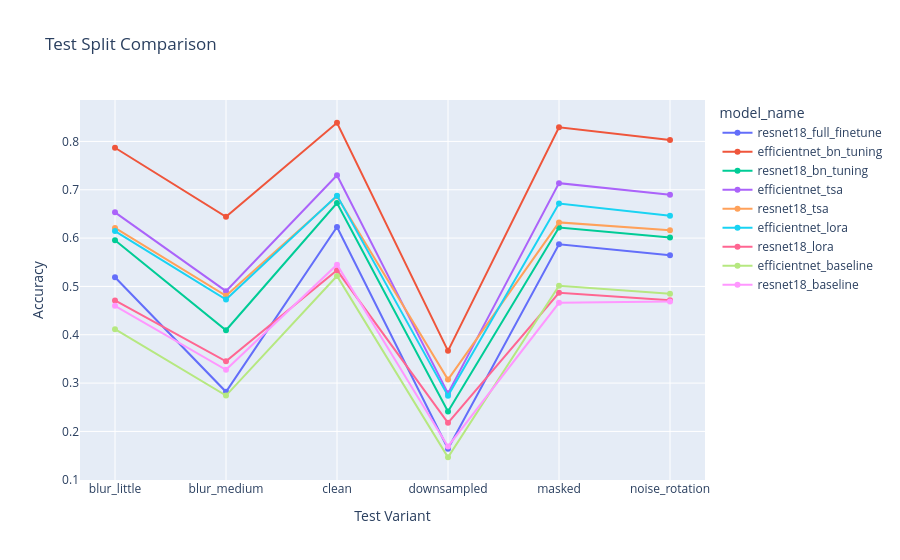

Source (notebook cell):
### Markdown cell above
## Step 4) Visualization: test variant comparison (workflow)

### Code cell
_ = plot_test_split_comparison_interactive(test_split_json_paths)

### Figure 1 — Plotly figure (JSON) as saved in the notebook; plotly's stock layout.template omitted (floating-point values rounded to 4 significant figures)
{"data": [{"hovertemplate": "model_name=resnet18_full_finetune<br>split=%{x}<br>accuracy=%{y}<extra></extra>", "legendgroup": "resnet18_full_finetune", "line": {"color": "#636efa", "dash": "solid"}, "marker": {"symbol": "circle"}, "mode": "lines+markers", "name": "resnet18_full_finetune", "orientation": "v", "showlegend": true, "type": "scatter", "x": ["blur_little", "blur_medium", "clean", "downsampled", "masked", "noise_rotation"], "xaxis": "x", "y": [0.519, 0.2819, 0.6228, 0.1642, 0.587, 0.5647], "yaxis": "y"}, {"hovertemplate": "model_name=efficientnet_bn_tuning<br>split=%{x}<br>accuracy=%{y}<extra></extra>", "legendgroup": "efficientnet_bn_tuning", "line": {"color": "#EF553B", "dash": "solid"}, "marker": {"symbol": "circle"}, "mode": "lines+markers", "name": "efficientnet_bn_tuning", "orientation": "v", "showlegend": true, "type": "scatter", "x": ["blur_little", "blur_medium", "clean", "downsampled", "masked", "noise_rotation"], "xaxis": "x", "y": [0.7869, 0.6439, 0.8386, 0.3667, 0.8291, 0.803], "yaxis": "y"}, {"hovertemplate": "model_name=resnet18_bn_tuning<br>split=%{x}<br>accuracy=%{y}<extra></extra>", "legendgroup": "resnet18_bn_tuning", "line": {"color": "#00cc96", "dash": "solid"}, "marker": {"symbol": "circle"}, "mode": "lines+markers", "name": "resnet18_bn_tuning", "orientation": "v", "showlegend": true, "type": "scatter", "x": ["blur_little", "blur_medium", "clean", "downsampled", "masked", "noise_rotation"], "xaxis": "x", "y": [0.5956, 0.4092, 0.6726, 0.2411, 0.6219, 0.601], "yaxis": "y"}, {"hovertemplate": "model_name=efficientnet_tsa<br>split=%{x}<br>accuracy=%{y}<extra></extra>", "legendgroup": "efficientnet_tsa", "line": {"color": "#ab63fa", "dash": "solid"}, "marker": {"symbol": "circle"}, "mode": "lines+markers", "name": "efficientnet_tsa", "orientation": "v", "showlegend": true, "type": "scatter", "x": ["blur_little", "blur_medium", "clean", "downsampled", "masked", "noise_rotation"], "xaxis": "x", "y": [0.6533, 0.4901, 0.7301, 0.2787, 0.7137, 0.6899], "yaxis": "y"}, {"hovertemplate": "model_name=resnet18_tsa<br>split=%{x}<br>accuracy=%{y}<extra></extra>", "legendgroup": "resnet18_tsa", "line": {"color": "#FFA15A", "dash": "solid"}, "marker": {"symbol": "circle"}, "mode": "lines+markers", "name": "resnet18_tsa", "orientation": "v", "showlegend": true, "type": "scatter", "x": ["blur_little", "blur_medium", "clean", "downsampled", "masked", "noise_rotation"], "xaxis": "x", "y": [0.6211, 0.4806, 0.6866, 0.3072, 0.6325, 0.616], "yaxis": "y"}, {"hovertemplate": "model_name=efficientnet_lora<br>split=%{x}<br>accuracy=%{y}<extra></extra>", "legendgroup": "efficientnet_lora", "line": {"color": "#19d3f3", "dash": "solid"}, "marker": {"symbol": "circle"}, "mode": "lines+markers", "name": "efficientnet_lora", "orientation": "v", "showlegend": true, "type": "scatter", "x": ["blur_little", "blur_medium", "clean", "downsampled", "masked", "noise_rotation"], "xaxis": "x", "y": [0.6145, 0.4729, 0.6878, 0.2735, 0.6716, 0.6464], "yaxis": "y"}, {"hovertemplate": "model_name=resnet18_lora<br>split=%{x}<br>accuracy=%{y}<extra></extra>", "legendgroup": "resnet18_lora", "line": {"color": "#FF6692", "dash": "solid"}, "marker": {"symbol": "circle"}, "mode": "lines+markers", "name": "resnet18_lora", "orientation": "v", "showlegend": true, "type": "scatter", "x": ["blur_little", "blur_medium", "clean", "downsampled", "masked", "noise_rotation"], "xaxis": "x", "y": [0.4709, 0.3451, 0.5333, 0.2177, 0.4869, 0.4716], "yaxis": "y"}, {"hovertemplate": "model_name=efficientnet_baseline<br>split=%{x}<br>accuracy=%{y}<extra></extra>", "legendgroup": "efficientnet_baseline", "line": {"color": "#B6E880", "dash": "solid"}, "marker": {"symbol": "circle"}, "mode": "lines+markers", "name": "efficientnet_baseline", "orientation": "v", "showlegend": true, "type": "scatter", "x": ["blur_little", "blur_medium", "clean", "downsampled", "masked", "noise_rotation"], "xaxis": "x", "y": [0.4116, 0.2741, 0.5216, 0.1465, 0.5013, 0.4848], "yaxis": "y"}, {"hovertemplate": "model_name=resnet18_baseline<br>split=%{x}<br>accuracy=%{y}<extra></extra>", "legendgroup": "resnet18_baseline", "line": {"color": "#FF97FF", "dash": "solid"}, "marker": {"symbol": "circle"}, "mode": "lines+markers", "name": "resnet18_baseline", "orientation": "v", "showlegend": true, "type": "scatter", "x": ["blur_little", "blur_medium", "clean", "downsampled", "masked", "noise_rotation"], "xaxis": "x", "y": [0.4598, 0.3276, 0.5449, 0.169, 0.4661, 0.4688], "yaxis": "y"}], "layout": {"legend": {"title": {"text": "model_name"}, "tracegroupgap": 0}, "title": {"text": "Test Split Comparison"}, "xaxis": {"anchor": "y", "domain": [0, 1], "title": {"text": "Test Variant"}}, "yaxis": {"anchor": "x", "domain": [0, 1], "title": {"text": "Accuracy"}}}}
